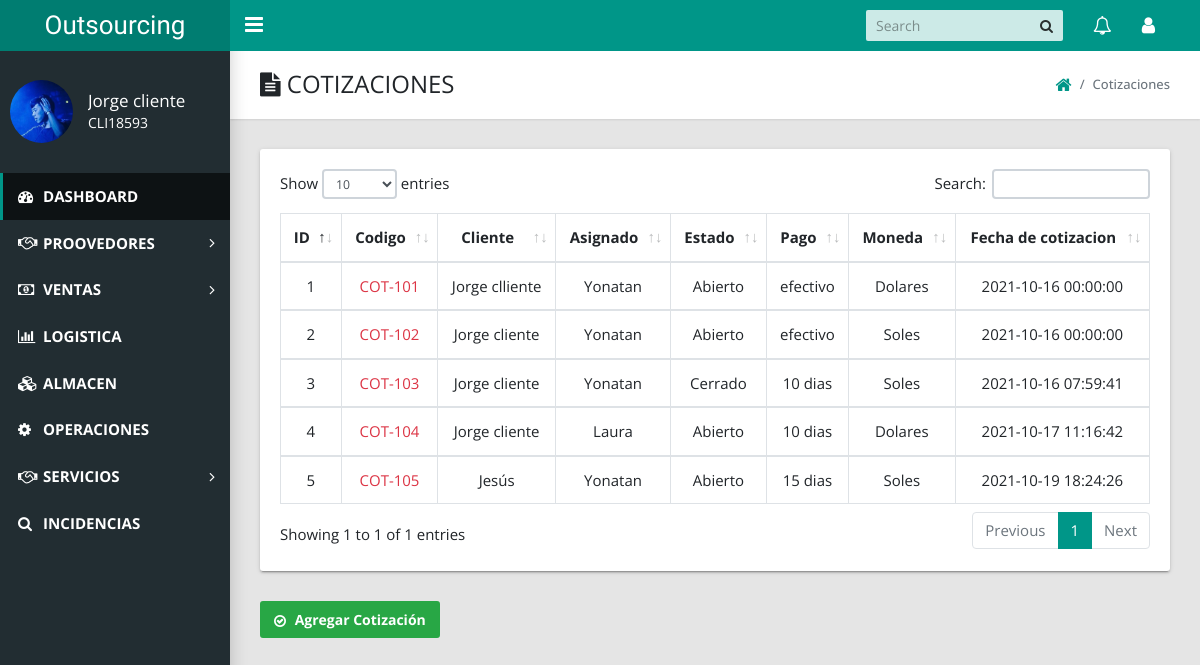
The app's page /admin/index.php?action=view_cotizacion (signed in) with its own data.
### tables this page shows
CREATE TABLE `cotizacion` (
  `cot_id` int(11) NOT NULL,
  `cot_codigo` varchar(20) NOT NULL,
  `cot_cliente` varchar(50) NOT NULL,
  `cot_asignado` varchar(50) NOT NULL,
  `cot_estado` varchar(50) NOT NULL,
  `cot_pago` varchar(20) NOT NULL,
  `cot_moneda` varchar(20) NOT NULL,
  `cot_entrega` varchar(20) NOT NULL,
  `cot_expira` varchar(20) NOT NULL,
  `cot_direccion` varchar(100) NOT NULL,
  `cot_condicion` text NOT NULL,
  `cot_pie` varchar(50) NOT NULL,
  `cot_fecha` datetime NOT NULL DEFAULT current_timestamp()
);

### admin/includes/cotizaciones/ver_cotizaciones.php (the view, shortened to what this page needs)
<link href="styles/main.css" type="text/css" rel="stylesheet">
<?php if($_SESSION['role'] != 7 AND $_SESSION['role'] != 17 AND $_SESSION['role'] != 5 ){
echo "<script>alert('No puedes acceder acá ')</script>";
echo "<script>window.open('index.php?logged_in=Logueaste%20correctamente!','_self')</script>";
}else{ ?>
    <main class="app-content">
      <div class="app-title">
        <div>
          <h1><i class="fa fa-file-text"></i> COTIZACIONES</h1>
        </div>
        <ul class="app-breadcrumb breadcrumb side">
          <li class="breadcrumb-item"><a href="index.php?logged_in=Logueaste%20correctamente!"><i class="fa fa-home fa-lg"></i></a></li>
          <li class="breadcrumb-item active">Cotizaciones</li>
        </ul>
      </div>
      <div class="row" style="font-size: 15px;">
        <div class="col-md-12">
          <div class="tile">
            <div class="tile-body">
              <div class="table-responsive">
                <form action="" method="post" enctype="multipart/form-data" >
              <table class="table table-hover table-bordered" id="sampleTable">
                  <thead align="center">
                    <tr>
                      <th>ID</th>
                      <th>Codigo </th>
                      <th>Cliente</th>
                      <th>Asignado</th>
                      <th>Estado</th>
                      <th>Pago</th>
                      <th>Moneda</th>
                      <th>Fecha de cotizacion</th>
                    </tr>
                  </thead>
                  <?php
                  $all_cot = mysqli_query($conexion,"select * from cotizacion order by cot_id ");
                  $i = 1;
                  while($row=mysqli_fetch_array($all_cot)){
                    ?>
                    <tbody align="center">
                      <tr>
                       <td ><?php echo $i; ?></td>
                       <td  ><a href="index.php?action=view_cotizacion_id&cot_codigo=<?php echo $row['cot_codigo'];?>"style="color:#dc3545;"><?php echo $row['cot_codigo']; ?></a></td>
                       <td><?php echo $row['cot_cliente']; ?></td>
                       <td><?php echo $row['cot_asignado']; ?></td>
                       <td><?php echo $row['cot_estado']; ?></td>
                       <td><?php echo $row['cot_pago']; ?></td>
                       <td><?php echo $row['cot_moneda']; ?></td>
                       <td><?php echo $row['cot_fecha']; ?></td>
                      </tr>
                    </tbody>
                    <?php $i++;}  ?>
                </table>
              </form>
              </div>
            </div>
          </div>
        </div>
      </div>
      <a href="index.php?action=add_cotizacion" class="btn btn-success"><i class="fa fa-check-circle-o" aria-hidden="true"></i>  Agregar Cotización</a>
 </main>
<?php } ?>

### records on screen
cotizacion: cot_codigo "COT-101", cot_cliente "Jorge clliente", cot_asignado "Yonatan", cot_estado "Abierto", cot_pago "efectivo", cot_moneda "Dolares", cot_fecha "2021-10-16 00:00:00"
cotizacion: cot_codigo "COT-102", cot_cliente "Jorge cliente", cot_asignado "Yonatan", cot_estado "Abierto", cot_pago "efectivo", cot_moneda "Soles", cot_fecha "2021-10-16 00:00:00"
cotizacion: cot_codigo "COT-103", cot_cliente "Jorge cliente", cot_asignado "Yonatan", cot_estado "Cerrado", cot_pago "10 dias", cot_moneda "Soles", cot_fecha "2021-10-16 07:59:41"
cotizacion: cot_codigo "COT-104", cot_cliente "Jorge cliente", cot_asignado "Laura", cot_estado "Abierto", cot_pago "10 dias", cot_moneda "Dolares", cot_fecha "2021-10-17 11:16:42"
cotizacion: cot_codigo "COT-105", cot_cliente "Jesús", cot_asignado "Yonatan", cot_estado "Abierto", cot_pago "15 dias", cot_moneda "Soles", cot_fecha "2021-10-19 18:24:26"

### other values on screen
$_SESSION['name'] "Jorge cliente"
$_SESSION['cod_user'] "CLI18593"
